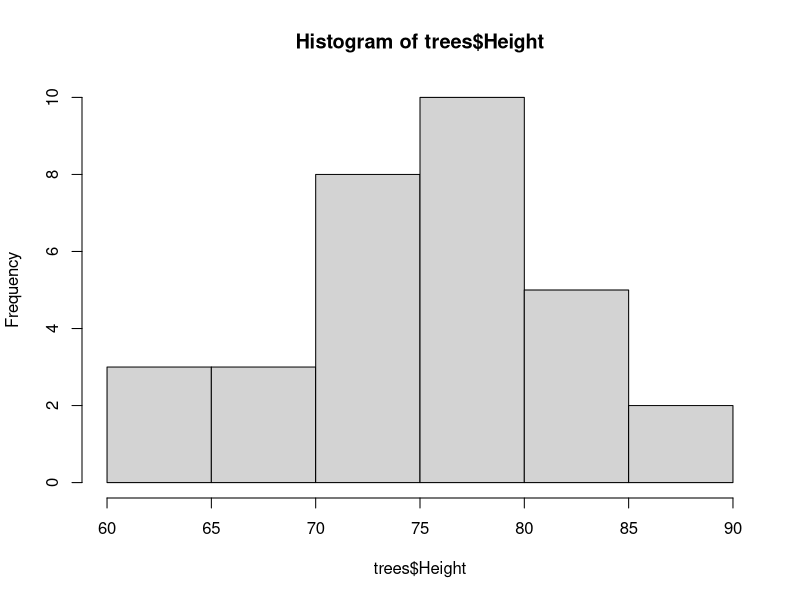
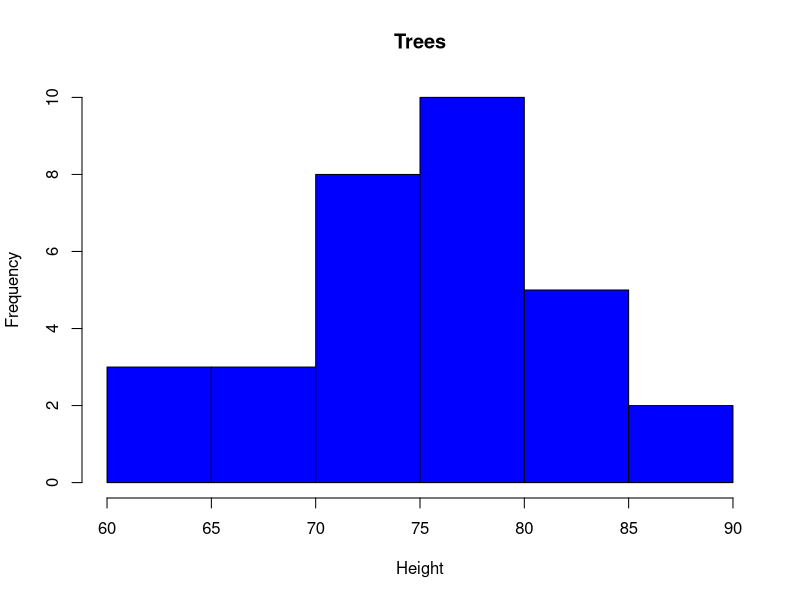
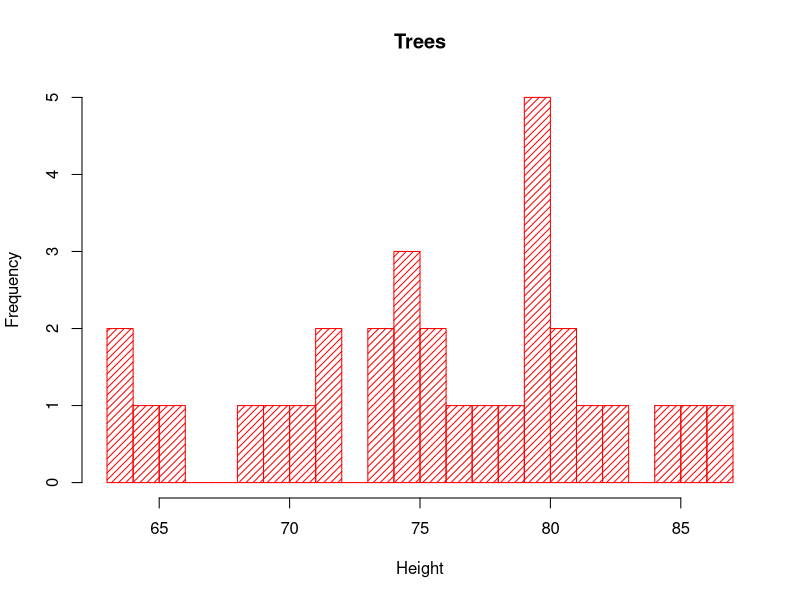
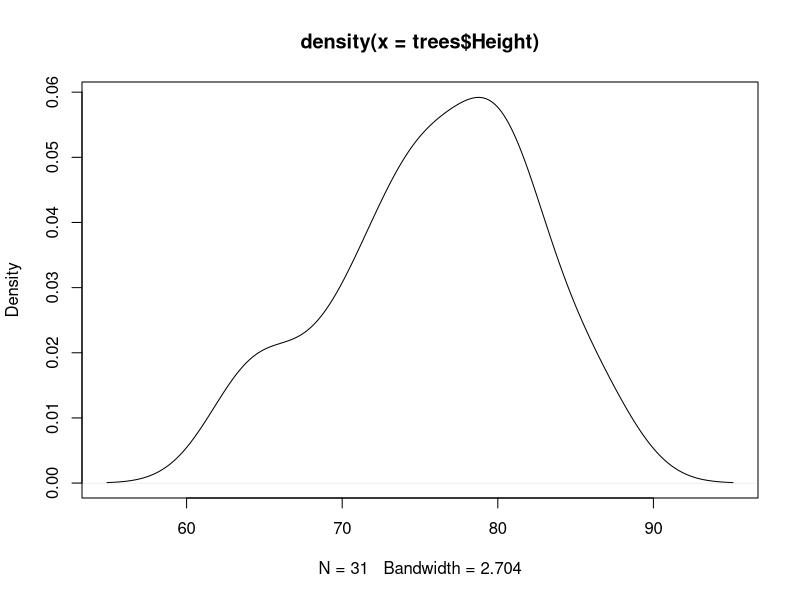
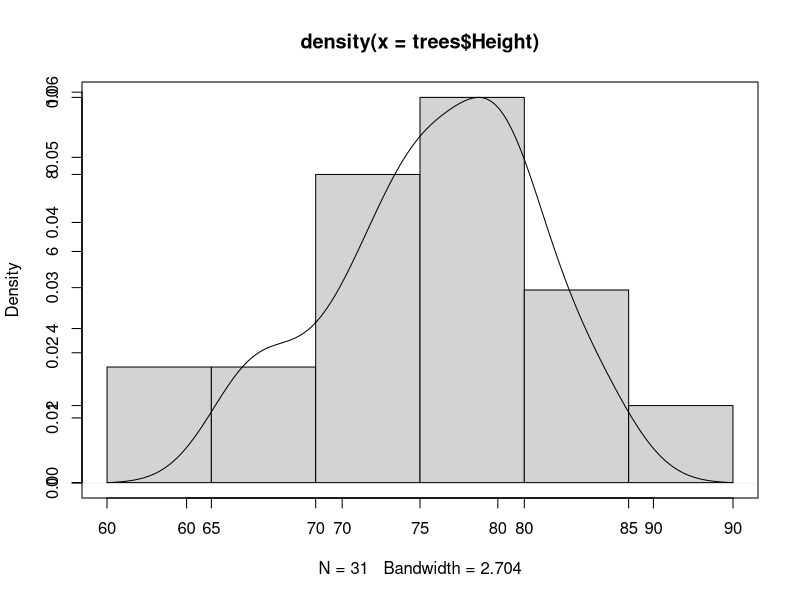
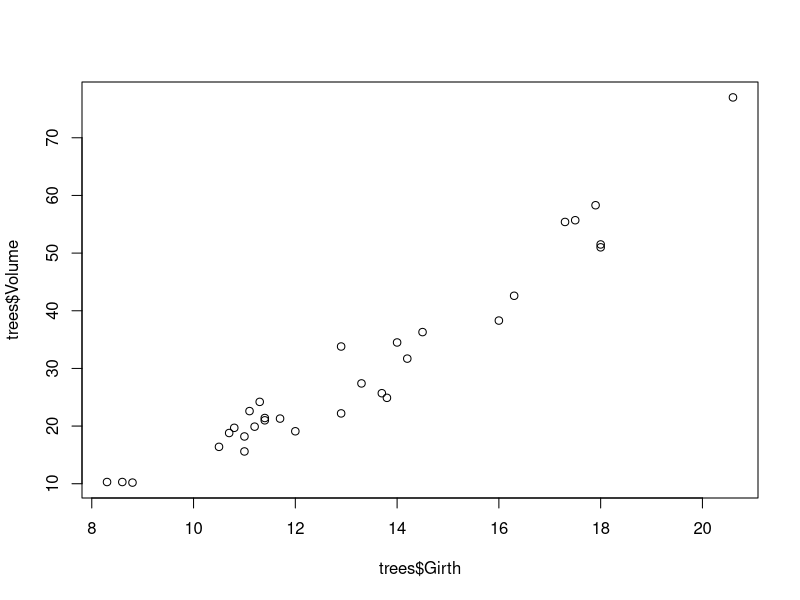
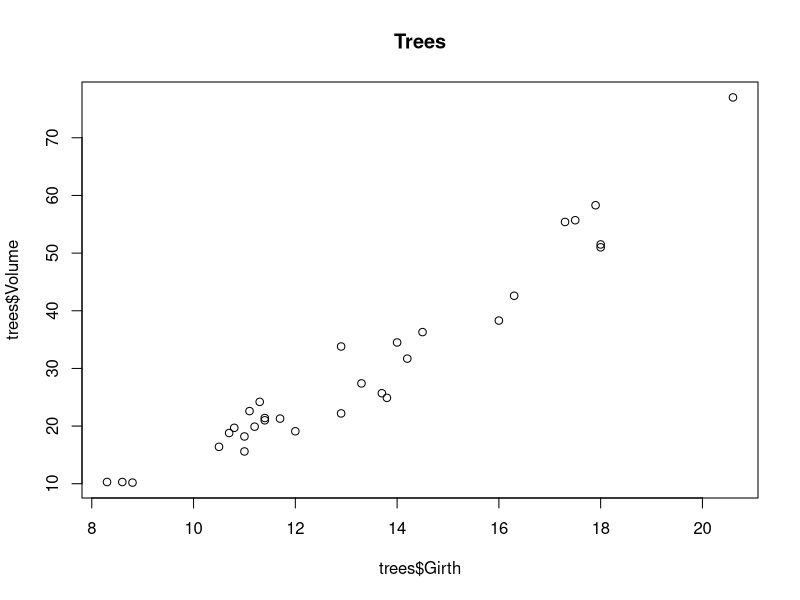
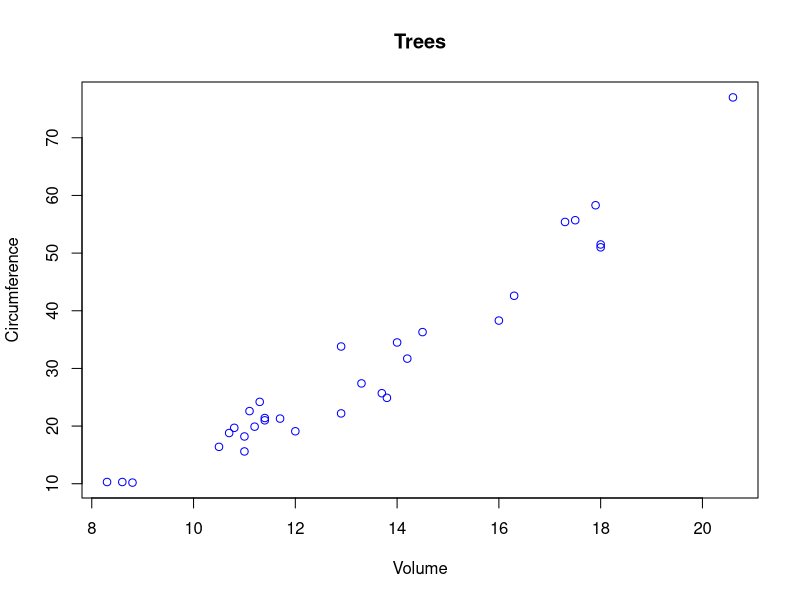

These charts were generated, in order, by the following R code:
## ---- chunk 1
trees
hist( trees$Height)
hist( trees$Height,  main="Trees", ylab="Frequency",xlab="Height", col="blue")
hist( trees$Height,  main="Trees", ylab="Frequency",xlab="Height", col="red",
      density=20, breaks=20    )
## ---- chunk 2
dens = density(trees$Height)
plot(dens)
## ---- chunk 3
#Execute with ctrl+shift+enter
hist(trees$Height, main=NULL, xlab=NULL, ylab = NULL)
par(new=TRUE)
plot(dens)
## ---- chunk 4
plot(trees$Girth, trees$Volume)
plot(trees$Girth, trees$Volume, main="Trees")
plot(trees$Girth, trees$Volume, ylab="Circumference", xlab="Volume", col="blue", main="Trees")
#pch changes graphical element
plot(trees$Girth, trees$Volume, ylab="Circumference", xlab="Volume", col="blue", main="Trees", pch=20)
## ---- chunk 5
plot(trees$Girth, trees$Volume, ylab="Circumference", xlab="Volume", col="blue", main="Trees", pch=20, type="l")
## ---- chunk 6
plot(jitter(trees$Girth), trees$Volume, ylab="Circumference", xlab="Volume", col="blue", main="Trees")
## ---- chunk 7
plot(CO2$conc, CO2$uptake,pch=20, col= CO2$Treatment)
#"bottom", "bottomleft", "left", "topleft", "top", "topright", "right" and "center"
legend("bottomright",legend=c("nonchilled","chilled"),cex=1, fill=c("black","red")) 
## ---- chunk 8
plot(trees)
## ---- chunk 9
#Execute with crtl+shift+enter
split.screen(figs=c(2,2))
screen(1)
plot(trees$Girth, trees$Volume)
screen(2)
plot(trees$Girth, trees$Height)
screen(3)
plot(trees$Height, trees$Volume)
screen(4)
hist(trees$Volume)
close.screen(all=TRUE)
